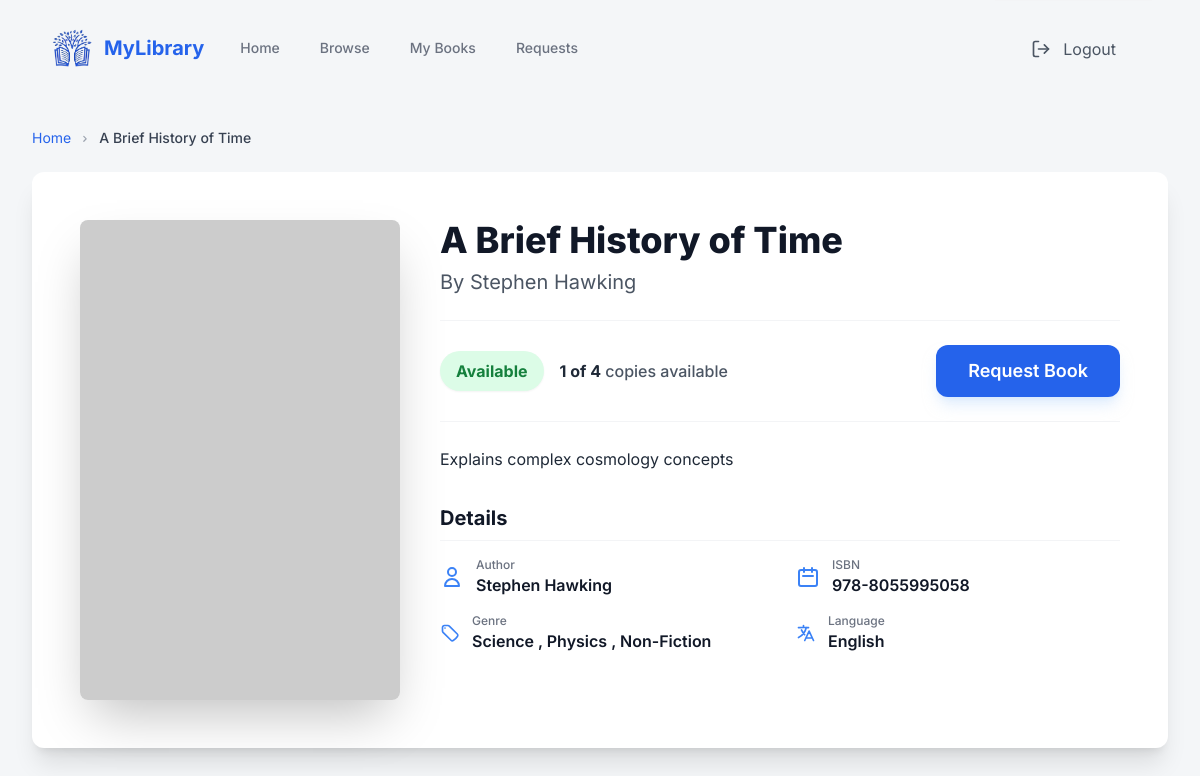
Screenshot of /user/book/10/ (signed in) with the database file from the repository.
### library_db/models.py (models this page shows, shortened)
class Book(models.Model):
    book_id = models.AutoField(primary_key=True)
    isbn = models.CharField(max_length=20, unique=True)
    title = models.CharField(max_length=255)
    author = models.CharField(max_length=100)
    genre = models.ManyToManyField(Genre, related_name='books')
    language = models.ForeignKey(Language, on_delete=models.CASCADE, related_name='books', null=True)
    description = models.TextField(blank=True, null=True)
    image_url = models.URLField(max_length=500, blank=True, null=True)
    total_copies = models.IntegerField()
    available_copies = models.IntegerField()
    def genre_display(self):
      return ', '.join(genre.genre_name for genre in self.genre.all())
    genre_display.short_description = 'Genres'

class Genre(models.Model):
    genre_id = models.AutoField(primary_key=True)
    genre_name = models.CharField(max_length=100, unique=True)

class Language(models.Model):
    language_id = models.AutoField(primary_key=True)
    language_name = models.CharField(max_length=100, unique=True)
    def __str__(self):
        return self.language_name

### LMS/views.py (the view)
# urls.py: path('user/book/<int:book_id>/', views.user_book_details, name='user_book_details'),
@login_required
def user_book_details(request, book_id):
    book = get_object_or_404(Book, book_id=book_id)
    lru = LRUCache(request.session)
    lru.add(book.pk)
    return render(request, 'users/book_details.html', {'book': book})

### LMS/views.py (called while the page is built)
    def add(self, book_id):
        if book_id in self.queue:
            self.queue.remove(book_id)
        self.queue.insert(0, book_id)
        if len(self.queue) > self.capacity:
            self.queue.pop() # Removes the last element (Tail)
        self.save()

    def save(self):
        self.session[self.key] = self.queue
        self.session.modified = True

### templates/users/book_details.html (shortened to what this page needs)
{% include "index.html" %}
{% block content %}
<main class="max-w-7xl mx-auto px-4 sm:px-6 lg:px-8 py-8">
    <nav class="text-sm text-gray-500 mb-6" aria-label="Breadcrumb">
        <ol class="list-none p-0 inline-flex">
            <li class="flex items-center">
                <a
                    href="{% url 'user_dashboard' %}"
                    class="text-blue-600 hover:text-blue-800 transition duration-150"
                    >Home</a
                >
                <svg
                    class="fill-current w-3 h-3 mx-2 text-gray-400"
                    xmlns="http://www.w3.org/2000/svg"
                    viewBox="0 0 20 20"
                >
                    <path
                        d="M7.293 14.707l3.293-3.293-3.293-3.293a1 1 0 111.414-1.414l4 4a1 1 0 010 1.414l-4 4a1 1 0 01-1.414-1.414z"
                    />
                </svg>
            </li>
            <li class="text-gray-700 font-medium truncate max-w-xs">
                {{book.title}}
            </li>
        </ol>
    </nav>
    <div class="bg-white rounded-xl shadow-xl p-8 lg:p-12">
        <div class="grid grid-cols-1 lg:grid-cols-3 gap-10">
            <div class="lg:col-span-1 flex justify-center">
                <img
                    src="https://placehold.co/400x600/1F2937/FFFFFF?text={{ book.title|urlencode }}"
                    alt="{{book.title}}"
                    class="w-full max-w-xs h-auto rounded-lg shadow-2xl object-cover"
                />
            </div>
            <div class="lg:col-span-2">
                <h1
                    class="text-4xl font-extrabold text-gray-900 mb-2"
                    id="book-title"
                >
                    {{book.title}}
                </h1>
                <p class="text-xl text-gray-600 mb-6" id="book-author">
                    By {{book.author}}
                </p>
                <div
                    class="flex flex-col sm:flex-row sm:items-center justify-between border-b border-t border-gray-100 py-6 mb-6"
                >
                    <div class="flex items-center space-x-4 mb-4 sm:mb-0">
                        {% if book.available_copies > 0 %}
                        <span
                            id="availability-status"
                            class="bg-green-100 text-green-700 font-bold px-4 py-2 rounded-full text-base shadow-sm"
                        >
                            Available
                        </span>
                        {% endif %}
                        <p class="text-gray-600 font-medium">
                            <span
                                id="available-copies"
                                class="font-bold text-gray-800"
                                >{{book.available_copies}} of
                                {{book.total_copies}}</span
                            >
                            copies available
                        </p>
                    </div>
                    <button
                        id="request-button"
                        class="py-3 px-8 text-lg bg-blue-600 text-white font-semibold rounded-xl hover:bg-blue-700 transition duration-150 shadow-lg shadow-blue-200/50 w-full sm:w-auto"
                    >
                        Request Book
                    </button>
                </div>
                <div class="mb-8">
                    <p
                        id="book-description"
                        class="text-base text-gray-800 leading-relaxed"
                    >
                        {{book.description}}
                    </p>
                </div>
                <div>
                    <h2
                        class="text-xl font-bold text-gray-900 mb-4 border-b border-gray-100 pb-2"
                    >
                        Details
                    </h2>
                    <div
                        class="grid grid-cols-1 sm:grid-cols-2 gap-y-4 gap-x-8 text-gray-700"
                    >
                        <div class="flex items-center space-x-3">
                            <svg
                                class="w-6 h-6 text-blue-500 flex-shrink-0"
                                fill="none"
                                stroke="currentColor"
                                viewBox="0 0 24 24"
                                xmlns="http://www.w3.org/2000/svg"
                            >
                                <path
                                    stroke-linecap="round"
                                    stroke-linejoin="round"
                                    stroke-width="2"
                                    d="M16 7a4 4 0 11-8 0 4 4 0 018 0zM12 14a7 7 0 00-7 7h14a7 7 0 00-7-7z"
                                ></path>
                            </svg>
                            <div>
                                <p class="text-xs font-medium text-gray-500">
                                    Author
                                </p>
                                <p
                                    id="detail-author"
                                    class="font-semibold text-gray-900"
                                >
                                    {{book.author}}
                                </p>
                            </div>
                        </div>
                        <div class="flex items-center space-x-3">
                            <svg
                                class="w-6 h-6 text-blue-500 flex-shrink-0"
                                fill="none"
                                stroke="currentColor"
                                viewBox="0 0 24 24"
                                xmlns="http://www.w3.org/2000/svg"
                            >
                                <path
                                    stroke-linecap="round"
                                    stroke-linejoin="round"
                                    stroke-width="2"
                                    d="M8 7V3m8 4V3m-9 8h10M5 21h14a2 2 0 002-2V7a2 2 0 00-2-2H5a2 2 0 00-2 2v12a2 2 0 002 2z"
                                ></path>
                            </svg>
                            <div>
                                <p class="text-xs font-medium text-gray-500">
                                    ISBN
                                </p>
                                <p
                                    id="detail-isbn"
                                    class="font-semibold text-gray-900"
                                >
                                    {{book.isbn}}
                                </p>
                            </div>
                        </div>
                        <div class="flex items-center space-x-3">
                            <div>
                                <p class="text-xs font-medium text-gray-500">
                                    Genre
                                </p>
                                <p
                                    id="detail-published-year"
                                    class="font-semibold text-gray-900"
                                >
                                    {% for genre in book.genre.all %}
                                        {% if not forloop.first %}, {% endif %}
                                        {{ genre.genre_name }}
                                    {% endfor %}
                                </p>
                            </div>
                        </div>
                        <div class="flex items-center space-x-3">
                            <div>
                                <p class="text-xs font-medium text-gray-500">
                                    Language
                                </p>
                                <p
                                    id="detail-publisher"
                                    class="font-semibold text-gray-900"
                                >
                                    {{book.language}}
                                </p>
                            </div>
                        </div>
                    </div>
                </div>
            </div>
        </div>
    </div>
</main>
{% endblock %}

### templates/index.html (style rules this page uses)
body { font-family: 'Inter', sans-serif; background-color: #f4f6f8; }

### rows the page displays
Book: title "A Brief History of Time", author "Stephen Hawking", available_copies "1", total_copies "4", description "Explains complex cosmology concepts", isbn "978-8055995058", language "English"
Genre: genre_name "Science"
Genre: genre_name "Physics"
Genre: genre_name "Non-Fiction"
